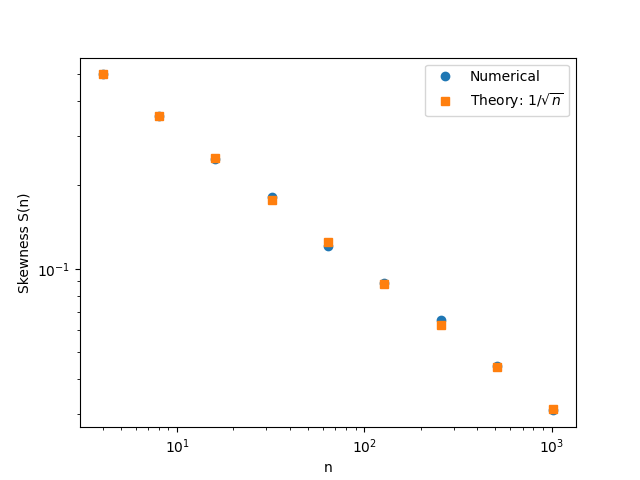

The Python source for this figure:
import numpy as np
import matplotlib.pyplot as plt

sample_size = 10**6

ks = range(2, 11)
ns = [2**k for k in ks]

sample_skew = []
theory_skew = []

for n in ns:
    S = np.random.poisson(lam=n, size=sample_size)
    
    Y = (S - n) / np.sqrt(n)
    
    mu = Y.mean()
    sigma = Y.std()
    
    skew = np.mean((Y - mu)**3) / sigma
    sample_skew.append(skew)
    
    theory_skew.append(1 / np.sqrt(n))

plt.figure()
plt.loglog(ns, sample_skew, 'o', label='Numerical')
plt.loglog(ns, theory_skew, 's', label='Theory: $1/\\sqrt{n}$')
plt.xlabel('n')
plt.ylabel('Skewness S(n)')
plt.legend()
plt.savefig("7e.png")
plt.show()
